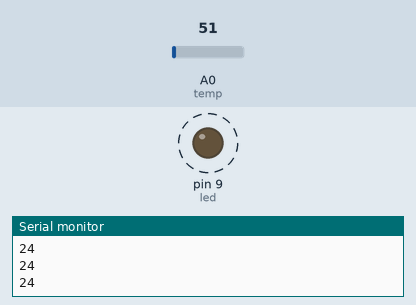
Simulated run of this sketch. Board: Arduino Uno, built with avr-gcc and run on an emulated ATmega328P. On the bench: output pins drawn as LEDs (lit = HIGH), the last lines printed to the serial monitor. Dashed ring = blinking. The inputs (shaded band) are chosen by the test bench; at power-on: A0 (temp) = 51.

Above: at 1.3 s.
1.4 s: A0 (temp) set to 71
At 1.9 s:
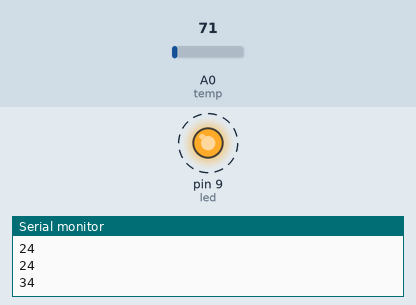
4.4 s: A0 (temp) set to 61
At 4.62 s:
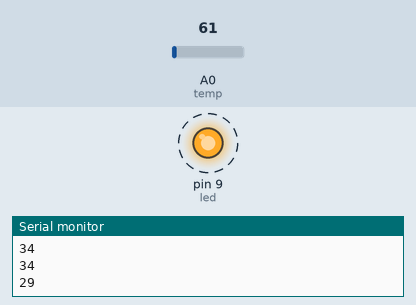
Timing chart, 0 to 13.4 s (numbered marks = the images above; inputs shaded):
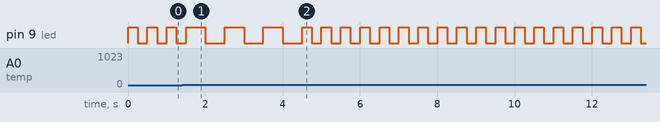

Measured:
- after the input at 1.4 s, pin 9 (led): alternates HIGH for 0.50 s and LOW for 0.50 s, starting after 0.60 s
- after the input at 4.4 s, pin 9 (led): alternates HIGH for 0.25 s and LOW for 0.25 s, starting after 0.35 s
- by itself, pin 9 (led): alternates HIGH for 0.25 s and LOW for 0.25 s

The sketch:

dllr.ino
```cpp
#include <avr/io.h>
#include <util/delay.h>
const int led=9;
const int temp=A0;
int temp_val;
void setup()
{
  Serial.begin(9600);
  pinMode(led,OUTPUT);
}

void loop()
{
  temp_val=analogRead(temp);
 int temperature=temp_val*0.4887;
  Serial.println(temperature);
  if(temperature>30)
  {
  digitalWrite(led,HIGH);
  Custom_Delay(500);
  digitalWrite(led,LOW);
  Custom_Delay(500);
  }
  else
  {
    digitalWrite(led,HIGH);
  Custom_Delay(250);
  digitalWrite(led,LOW);
  Custom_Delay(250);
  }
}

void Custom_Delay(unsigned int ms)
{

    for (unsigned int i = 0; i < ms; i++)
    {
        _delay_ms(1);
    }
}
```
